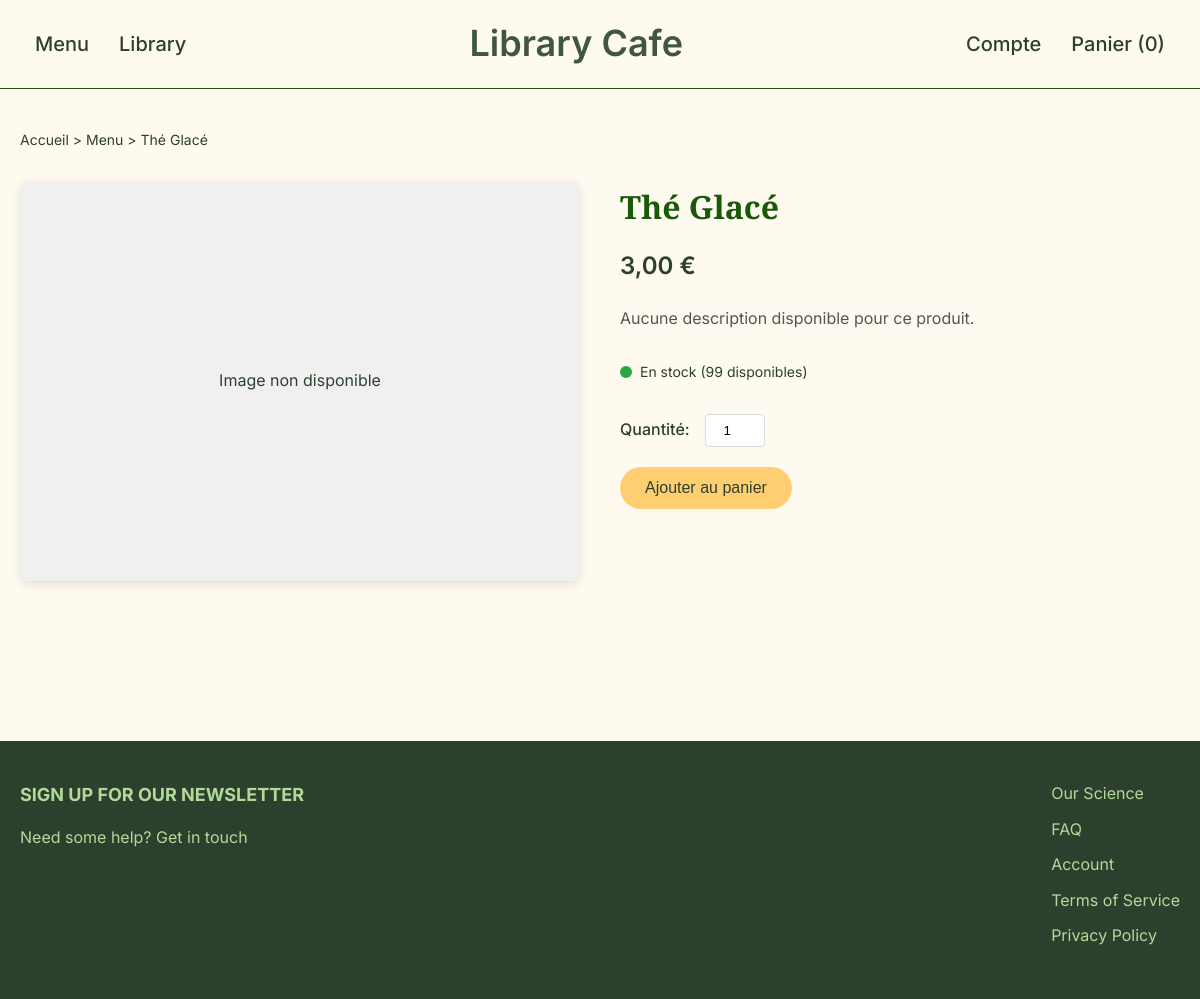
Page /produit.php?id=4 on the committed database.
### tables this page shows
CREATE TABLE `produits` (
  `id` int(11) NOT NULL,
  `nom` varchar(100) NOT NULL,
  `prix` decimal(5,2) NOT NULL,
  `stock` int(11) DEFAULT 100
);

### produit.php (the view, shortened to what this page needs)
<?php
require_once 'bdd.php';
$id = intval($_GET['id']);
$stmt = $pdo->prepare("SELECT p.*, c.nom AS categorie_nom
                       FROM produits p
                       LEFT JOIN categories c ON p.categorie_id = c.id
                       WHERE p.id = ?");
$stmt->execute([$id]);
$produit = $stmt->fetch();
?>
<!DOCTYPE html>
<html lang="fr">
<head>
</head>
<body>
    <header>
        <div class="header-container">
            <nav class="left-nav">
                <ul>
                    <li><a href="menu.php">Menu</a></li>
                    <li><a href="library.php">Library</a></li>
                </ul>
            </nav>
            <a href="Accueil.php" class="logo">Library Cafe</a>
            <nav class="right-nav">
                <ul>
                    <li><a href="profil.php">Compte</a></li>
                    <li><a href="panier.php">Panier (<?= isset($_SESSION['panier']) ? count($_SESSION['panier']) : 0 ?>)</a></li>
                </ul>
            </nav>
        </div>
    </header>
    <main>
        <div class="container">
            <div class="breadcrumb">
                <a href="Accueil.php">Accueil</a> &gt;
                <a href="menu.php">Menu</a> &gt;
                <span><?= htmlspecialchars($produit['nom']) ?></span>
            </div>
            <section class="product-detail">
                <div class="product-image">
                    <?php if (!empty($produit['image']) && file_exists($produit['image'])): ?>
                        <img src="<?= htmlspecialchars($produit['image']) ?>" alt="<?= htmlspecialchars($produit['nom']) ?>">
                    <?php else: ?>
                        <div style="width:100%; height:100%; display:flex; align-items:center; justify-content:center; background-color:#f0f0f0;">
                            <span>Image non disponible</span>
                        </div>
                    <?php endif; ?>
                </div>
                <div class="product-info">
                    <h1 class="product-title"><?= htmlspecialchars($produit['nom']) ?></h1>
                    <div class="product-price"><?= number_format($produit['prix'], 2, ',', ' ') ?> €</div>
                    <?php if (isset($produit['description']) && !empty($produit['description'])): ?>
                        <div class="product-description"><?= nl2br(htmlspecialchars($produit['description'])) ?></div>
                    <?php else: ?>
                        <div class="product-description">Aucune description disponible pour ce produit.</div>
                    <?php endif; ?>
                    <div class="product-stock">
                        <?php if ($produit['stock'] > 10): ?>
                            <div class="stock-indicator in-stock"></div>
                            <span>En stock (<?= $produit['stock'] ?> disponibles)</span>
                        <?php elseif ($produit['stock'] > 0): ?>
                            <div class="stock-indicator low-stock"></div>
                            <span>Stock limité (<?= $produit['stock'] ?> restants)</span>
                        <?php else: ?>
                            <div class="stock-indicator out-of-stock"></div>
                            <span>Rupture de stock</span>
                        <?php endif; ?>
                    </div>
                    <div class="product-actions">
                        <form method="post" action="add_to_cart.php">
                            <div class="quantity-selector">
                                <label for="quantity">Quantité:</label>
                                <input type="number" id="quantity" name="quantité" value="1" min="1" max="<?= $produit['stock'] ?>" class="quantity-input">
                            </div>
                            <button type="submit" class="add-to-cart-btn" <?= $produit['stock'] <= 0 ? 'disabled' : '' ?>>
                                Ajouter au panier
                            </button>
                        </form>
                    </div>
                </div>
            </section>
        </div>
    </main>
    <footer>
        <div class="footer-container">
            <div class="footer-links">
                <h3>SIGN UP FOR OUR NEWSLETTER</h3>
                <p>Need some help? Get in touch</p>
            </div>
            <div class="footer-links">
                <ul>
                    <li><a href="#">Our Science</a></li>
                    <li><a href="#">FAQ</a></li>
                    <li><a href="#">Account</a></li>
                    <li><a href="#">Terms of Service</a></li>
                    <li><a href="#">Privacy Policy</a></li>
                </ul>
            </div>
        </div>
    </footer>
</body>
</html>

### produit.php (style rules this page uses)
* { margin: 0; padding: 0; box-sizing: border-box; }
body { font-family: 'Inter', sans-serif; background-color: #FEFAEF; color: #2D402D; line-height: 1.6; }
.container { max-width: 1280px; margin: 0 auto; padding: 0 20px; }
header { background-color: #FEFAEF; border-bottom: 1px solid #195908; padding: 15px 0; }
.header-container { display: flex; justify-content: space-between; align-items: center; max-width: 1280px; margin: 0 auto; padding: 0 20px; }
.logo { font-family: 'Inter', sans-serif; font-size: 36px; font-weight: 600; color: #40573D; text-decoration: none; }
nav ul { display: flex; list-style: none; }
nav li { margin: 0 15px; }
nav a { color: #2D402D; text-decoration: none; font-weight: 500; font-size: 20px; }
main { padding: 40px 0; }
.breadcrumb { margin-bottom: 30px; font-size: 14px; }
.breadcrumb a { color: #2D402D; text-decoration: none; }
.product-detail { display: flex; gap: 40px; margin-bottom: 60px; }
.product-image { flex: 1; position: relative; border-radius: 8px; overflow: hidden; box-shadow: 0 4px 10px rgba(0,0,0,0.1); height: 400px; background-color: white; }
.product-info { flex: 1; }
.product-title { font-family: 'Instrument Serif', serif; font-size: 32px; color: #195908; margin-bottom: 15px; }
.product-price { font-size: 24px; font-weight: 600; margin-bottom: 20px; }
.product-description { margin-bottom: 30px; color: #555; }
.product-stock { display: flex; align-items: center; margin-bottom: 20px; font-size: 14px; }
.stock-indicator { width: 12px; height: 12px; border-radius: 50%; margin-right: 8px; }
.in-stock { background-color: #28a745; }
.product-actions { margin-top: 30px; }
.quantity-selector { display: flex; align-items: center; margin-bottom: 20px; }
.quantity-selector label { margin-right: 15px; font-weight: 500; }
.quantity-input { width: 60px; padding: 8px; text-align: center; border: 1px solid #ddd; border-radius: 4px; }
.add-to-cart-btn { display: inline-block; padding: 12px 25px; background-color: #FFCE70; color: #2D402D; border: none; border-radius: 50px; font-weight: 500; cursor: pointer; font-size: 16px; transition: background-color 0.3s; }
footer { background-color: #2D402D; color: #B2D99A; padding: 40px 0; margin-top: 60px; }
.footer-container { display: flex; justify-content: space-between; max-width: 1280px; margin: 0 auto; padding: 0 20px; }
.footer-links h3 { font-size: 18px; margin-bottom: 15px; }
.footer-links ul { list-style: none; }
.footer-links li { margin-bottom: 10px; }
.footer-links a { color: #B2D99A; text-decoration: none; }

### rows in the picture
produits: nom "Thé Glacé", prix "3,00", stock "99"
